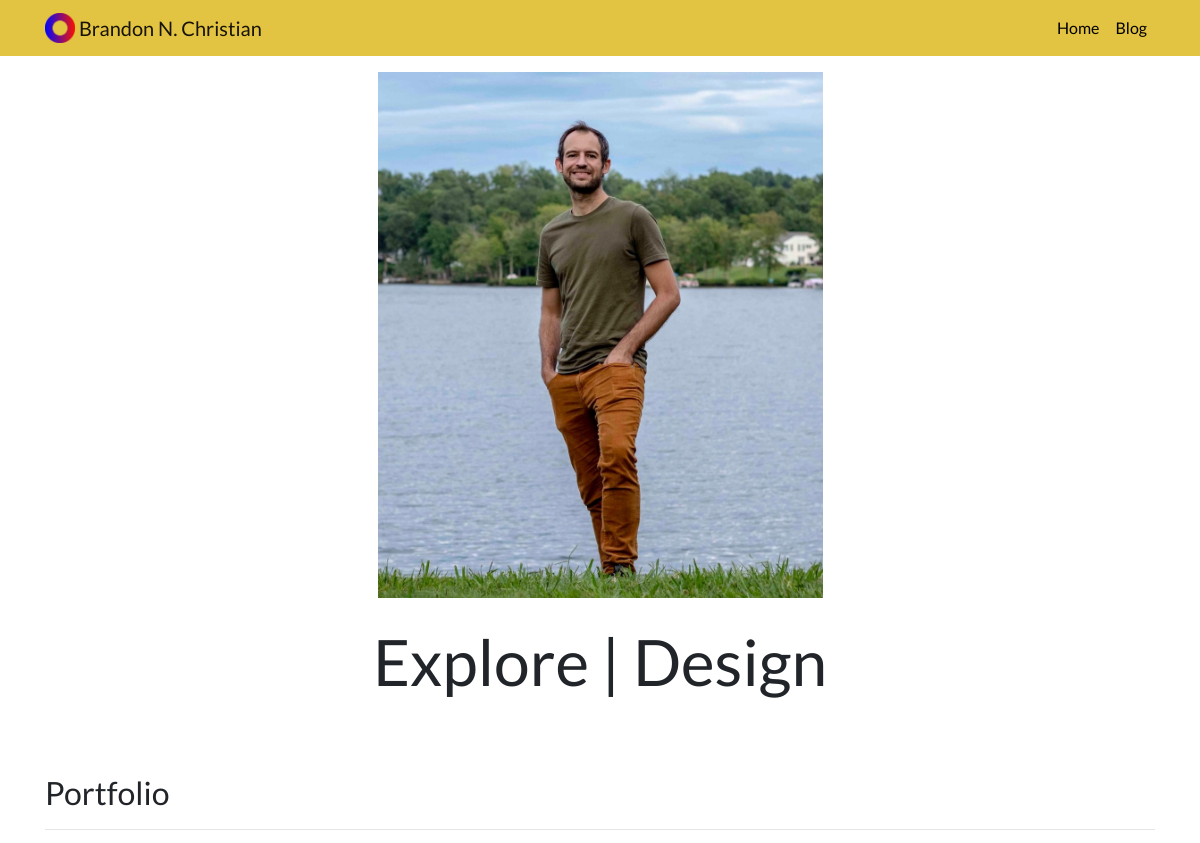
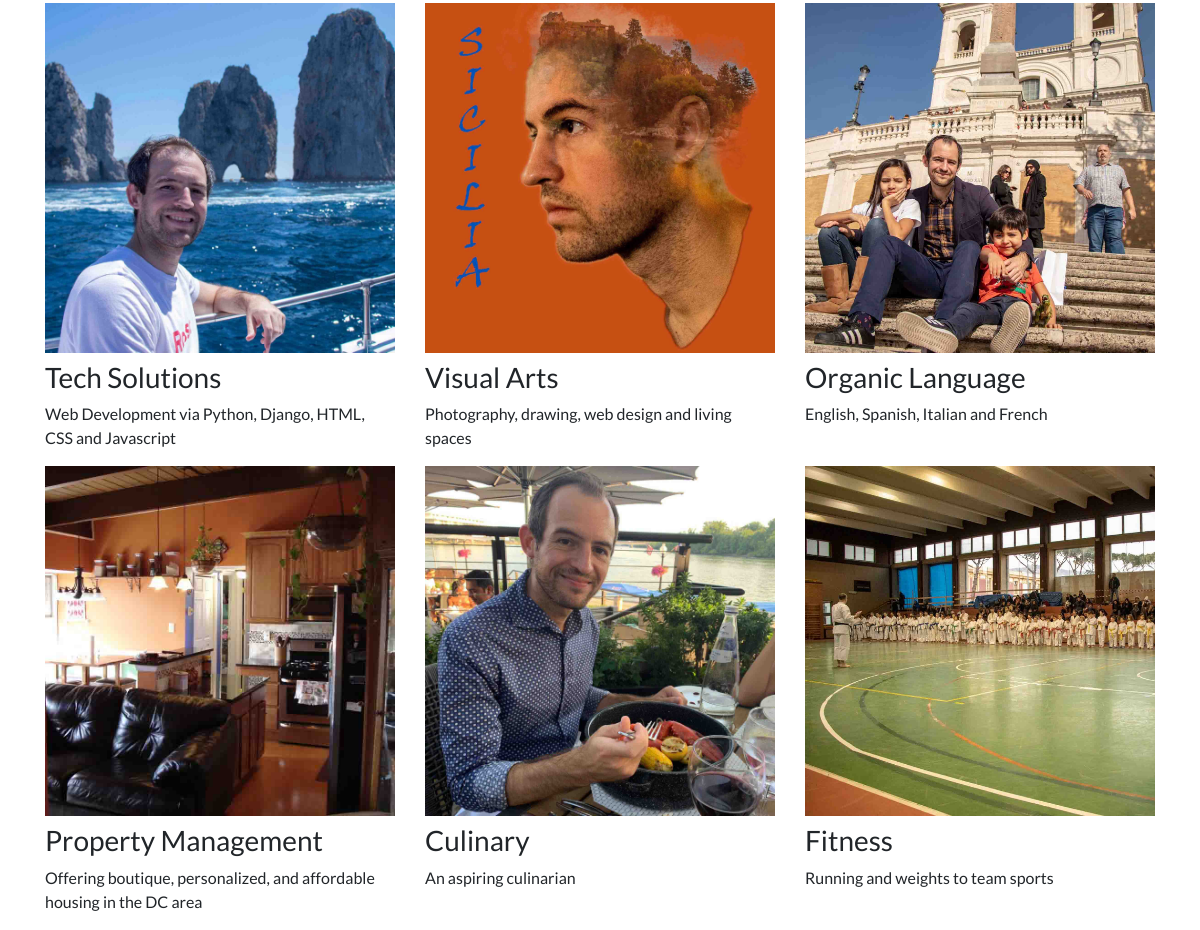
The page / on the database its author committed (2 pictures, top to bottom).
### portfolio/models.py (models this page shows, shortened)
class Project(models.Model):
    title = models.CharField(max_length=100)
    description = models.CharField(max_length=250)
    image = models.ImageField(upload_to='portfolio/images/')
    url = models.URLField(blank=True)

### portfolio/views.py (the view)
# urls.py: 2. Add a URL to urlpatterns:  path('', views.home, name='home')
def home(request):
    projects = Project.objects.all()
    return render(request, 'portfolio/home.html', {'projects':projects})

### portfolio/templates/portfolio/home.html
{% extends 'portfolio/base.html' %}
{% load static %}
{% block content %}
    <div class="row justify-content-center my-3">
      <div class="col-5">
        <img src="{% static 'portfolio/brandon2.jpg' %}" class="img-fluid">
      </div>
    </div>
    <div class="row justify-content-center my-3">
      <div class="col-md-9 text-center" >
        <p id="hometext">Explore | Design</p>
      </div>
    </div>
    <h2 class="mt-5">Portfolio</h2>
    <hr>
    <div class="row">
      {% for project in projects %}
      <div class="col-lg-4 col-md-6">
        {% if project.url %}
        <a href="{{ project.url }}">
          <img src="{{ project.image.url }}" class="img-fluid mb-2">
        </a>
        {% else %}
        <img src="{{ project.image.url }}" class="img-fluid mb-2">
        {% endif %}
        <h3>{{ project.title }}</h3>
        <p>{{ project.description }}</p>
      </div>
      {% endfor %}
    </div>
{% endblock %}

### portfolio/templates/portfolio/base.html (shortened to what this page needs)
{% load static %}
<!doctype html>
<html lang="en">
  <head>
    <link rel="stylesheet" href="https://stackpath.bootstrapcdn.com/bootstrap/4.5.0/css/bootstrap.min.css">
    <link rel="stylesheet" href="{% static "portfolio/custom.css" %}">
  </head>
  <body>
    <nav id="topNav" class="navbar navbar-expand-lg navbar-light" style="background-color: #e3c342;">
      <div class="container">
        <a class="navbar-brand" href=""{% url 'home' %}"">
          <img src="{% static "portfolio/Logo.png" %}" width="30" height="30" class="d-inline-block align-top" alt="Brandon's Logo">
          <Span>Brandon N. Christian</span>
        </a>
        <div class="collapse navbar-collapse" id="navbarNav">
          <ul class="navbar-nav ml-auto">
            <li class="nav-item">
              <a class="nav-link" href="{% url "home" %}">Home</a>
            </li>
            <li class="nav-item">
              <a class="nav-link" href="{% url "blog:all_blogs" %}">Blog</a>
            </li>
          </ul>
        </div>
      </div>
    </nav>
    <div class="container">
      {% block content %}{% endblock %}
    </div>
  </body>
</html>

### portfolio/static/portfolio/custom.css (style rules this page uses)
.navbar-nav .nav-link { color: rgba(0,0,0,1) !important; }
body { font-family: 'Lato', sans-serif; }
@media (min-width: 992px) { #hometext { font-size: 4rem; } }

### rows shown on the page
Project: image (picture), title "Tech Solutions", description "Web Development via Python, Django, HTML, CSS and Javascript"
Project: image (picture), title "Visual Arts", description "Photography, drawing, web design and living spaces"
Project: image (picture), title "Organic Language", description "English, Spanish, Italian and French"
Project: image (picture), title "Property Management", description "Offering boutique, personalized, and affordable housing in the DC area"
Project: image (picture), title "Culinary", description "An aspiring culinarian"
Project: image (picture), title "Fitness", description "Running and weights to team sports"
